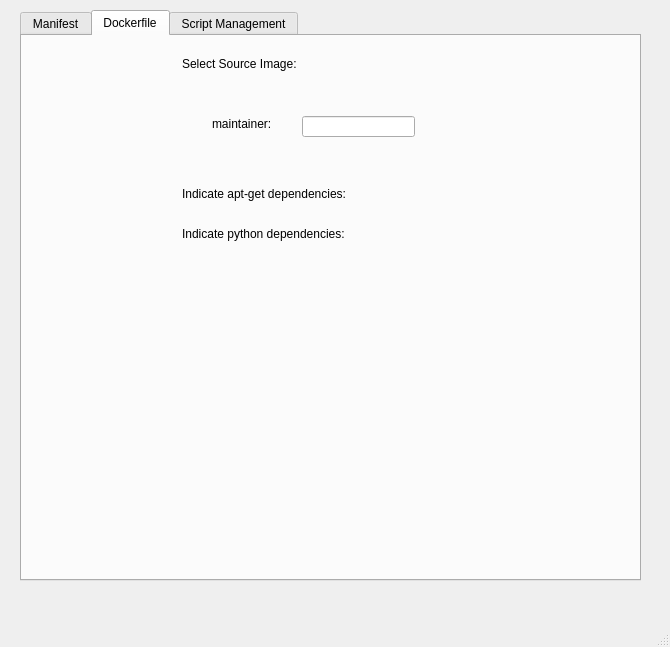
<?xml version="1.0" encoding="UTF-8"?>
<ui version="4.0">
 <class>MainWindow</class>
 <widget class="QMainWindow" name="MainWindow">
  <property name="geometry">
   <rect>
    <x>0</x>
    <y>0</y>
    <width>670</width>
    <height>647</height>
   </rect>
  </property>
  <property name="windowTitle">
   <string>Gear Builder</string>
  </property>
  <widget class="QWidget" name="centralwidget">
   <widget class="QTabWidget" name="tabWidget">
    <property name="geometry">
     <rect>
      <x>20</x>
      <y>10</y>
      <width>621</width>
      <height>571</height>
     </rect>
    </property>
    <property name="currentIndex">
     <number>1</number>
    </property>
    <widget class="QWidget" name="tb_manifest">
     <attribute name="title">
      <string>Manifest</string>
     </attribute>
     <widget class="QPushButton" name="btn_input_delete">
      <property name="geometry">
       <rect>
        <x>230</x>
        <y>340</y>
        <width>61</width>
        <height>32</height>
       </rect>
      </property>
      <property name="text">
       <string>Delete</string>
      </property>
     </widget>
     <widget class="QLabel" name="label_9">
      <property name="geometry">
       <rect>
        <x>80</x>
        <y>320</y>
        <width>60</width>
        <height>16</height>
       </rect>
      </property>
      <property name="text">
       <string>inputs:</string>
      </property>
     </widget>
     <widget class="QPushButton" name="btn_config_edit">
      <property name="geometry">
       <rect>
        <x>180</x>
        <y>420</y>
        <width>51</width>
        <height>32</height>
       </rect>
      </property>
      <property name="text">
       <string>Edit</string>
      </property>
     </widget>
     <widget class="QLineEdit" name="txt_label">
      <property name="geometry">
       <rect>
        <x>70</x>
        <y>90</y>
        <width>113</width>
        <height>21</height>
       </rect>
      </property>
      <property name="text">
       <string>Test Gear</string>
      </property>
     </widget>
     <widget class="QLineEdit" name="txt_name">
      <property name="geometry">
       <rect>
        <x>70</x>
        <y>50</y>
        <width>113</width>
        <height>21</height>
       </rect>
      </property>
      <property name="text">
       <string>test-gear</string>
      </property>
     </widget>
     <widget class="QLabel" name="label">
      <property name="geometry">
       <rect>
        <x>220</x>
        <y>30</y>
        <width>81</width>
        <height>16</height>
       </rect>
      </property>
      <property name="text">
       <string>Description:</string>
      </property>
     </widget>
     <widget class="QLabel" name="lblName">
      <property name="geometry">
       <rect>
        <x>70</x>
        <y>30</y>
        <width>60</width>
        <height>16</height>
       </rect>
      </property>
      <property name="text">
       <string>name:</string>
      </property>
     </widget>
     <widget class="QRadioButton" name="rdo_analysis">
      <property name="geometry">
       <rect>
        <x>320</x>
        <y>200</y>
        <width>100</width>
        <height>20</height>
       </rect>
      </property>
      <property name="text">
       <string>Analysis</string>
      </property>
      <property name="checked">
       <bool>true</bool>
      </property>
     </widget>
     <widget class="QPlainTextEdit" name="txt_description">
      <property name="geometry">
       <rect>
        <x>220</x>
        <y>50</y>
        <width>221</width>
        <height>61</height>
       </rect>
      </property>
      <property name="plainText">
       <string>This is a Test Gear. Use with caution.</string>
      </property>
     </widget>
     <widget class="QLineEdit" name="txt_suite">
      <property name="geometry">
       <rect>
        <x>430</x>
        <y>130</y>
        <width>125</width>
        <height>21</height>
       </rect>
      </property>
      <property name="text">
       <string>One Suite World</string>
      </property>
     </widget>
     <widget class="QWidget" name="layoutWidget">
      <property name="geometry">
       <rect>
        <x>80</x>
        <y>130</y>
        <width>78</width>
        <height>174</height>
       </rect>
      </property>
      <layout class="QFormLayout" name="formLayout">
       <item row="0" column="0">
        <widget class="QLabel" name="label_2">
         <property name="text">
          <string>Author:</string>
         </property>
        </widget>
       </item>
       <item row="1" column="0">
        <widget class="QLabel" name="label_3">
         <property name="text">
          <string>maintainer:</string>
         </property>
        </widget>
       </item>
       <item row="2" column="0">
        <widget class="QLabel" name="label_4">
         <property name="text">
          <string>License:</string>
         </property>
        </widget>
       </item>
       <item row="3" column="0">
        <widget class="QLabel" name="label_5">
         <property name="text">
          <string>url:</string>
         </property>
        </widget>
       </item>
       <item row="4" column="0">
        <widget class="QLabel" name="label_6">
         <property name="text">
          <string>source:</string>
         </property>
        </widget>
       </item>
       <item row="5" column="0">
        <widget class="QLabel" name="label_7">
         <property name="text">
          <string>cite:</string>
         </property>
        </widget>
       </item>
       <item row="6" column="0">
        <widget class="QLabel" name="label_8">
         <property name="text">
          <string>version:</string>
         </property>
        </widget>
       </item>
      </layout>
     </widget>
     <widget class="QPushButton" name="btn_config_add">
      <property name="geometry">
       <rect>
        <x>130</x>
        <y>420</y>
        <width>51</width>
        <height>32</height>
       </rect>
      </property>
      <property name="text">
       <string>Add</string>
      </property>
     </widget>
     <widget class="QPushButton" name="btn_config_delete">
      <property name="geometry">
       <rect>
        <x>230</x>
        <y>420</y>
        <width>61</width>
        <height>32</height>
       </rect>
      </property>
      <property name="text">
       <string>Delete</string>
      </property>
     </widget>
     <widget class="QPushButton" name="btn_input_add">
      <property name="geometry">
       <rect>
        <x>130</x>
        <y>340</y>
        <width>51</width>
        <height>32</height>
       </rect>
      </property>
      <property name="text">
       <string>Add</string>
      </property>
     </widget>
     <widget class="QRadioButton" name="rdo_utility">
      <property name="geometry">
       <rect>
        <x>320</x>
        <y>180</y>
        <width>100</width>
        <height>20</height>
       </rect>
      </property>
      <property name="text">
       <string>Utility</string>
      </property>
     </widget>
     <widget class="QPushButton" name="btn_make_manifest_2">
      <property name="geometry">
       <rect>
        <x>200</x>
        <y>490</y>
        <width>113</width>
        <height>32</height>
       </rect>
      </property>
      <property name="text">
       <string>load manifest</string>
      </property>
     </widget>
     <widget class="QWidget" name="layoutWidget_2">
      <property name="geometry">
       <rect>
        <x>160</x>
        <y>130</y>
        <width>135</width>
        <height>171</height>
       </rect>
      </property>
      <layout class="QFormLayout" name="formLayout_2">
       <item row="0" column="0">
        <widget class="QLineEdit" name="txt_author">
         <property name="text">
          <string>Flywheel</string>
         </property>
        </widget>
       </item>
       <item row="1" column="0">
        <widget class="QLineEdit" name="txt_maintainer">
         <property name="text">
          <string>Flywheel &lt;support@flywheel.io&gt;</string>
         </property>
        </widget>
       </item>
       <item row="2" column="0">
        <widget class="QLineEdit" name="txt_license">
         <property name="text">
          <string>Other</string>
         </property>
        </widget>
       </item>
       <item row="3" column="0">
        <widget class="QLineEdit" name="txt_url">
         <property name="text">
          <string>https://github.com/flywheel-apps/test-gear</string>
         </property>
        </widget>
       </item>
       <item row="4" column="0">
        <widget class="QLineEdit" name="txt_source"/>
       </item>
       <item row="5" column="0">
        <widget class="QLineEdit" name="txt_cite"/>
       </item>
       <item row="6" column="0">
        <widget class="QLineEdit" name="txt_version">
         <property name="text">
          <string>0.0.1</string>
         </property>
        </widget>
       </item>
      </layout>
     </widget>
     <widget class="QPushButton" name="btn_input_edit">
      <property name="geometry">
       <rect>
        <x>180</x>
        <y>340</y>
        <width>51</width>
        <height>32</height>
       </rect>
      </property>
      <property name="text">
       <string>Edit</string>
      </property>
     </widget>
     <widget class="QComboBox" name="cmbo_inputs">
      <property name="geometry">
       <rect>
        <x>130</x>
        <y>320</y>
        <width>171</width>
        <height>26</height>
       </rect>
      </property>
     </widget>
     <widget class="QCheckBox" name="chk_flywheel">
      <property name="geometry">
       <rect>
        <x>320</x>
        <y>130</y>
        <width>111</width>
        <height>20</height>
       </rect>
      </property>
      <property name="text">
       <string>flywheel suite</string>
      </property>
     </widget>
     <widget class="QPushButton" name="btn_make_manifest">
      <property name="geometry">
       <rect>
        <x>90</x>
        <y>490</y>
        <width>113</width>
        <height>32</height>
       </rect>
      </property>
      <property name="text">
       <string>save manifest</string>
      </property>
     </widget>
     <widget class="QComboBox" name="cmbo_config">
      <property name="geometry">
       <rect>
        <x>130</x>
        <y>400</y>
        <width>171</width>
        <height>26</height>
       </rect>
      </property>
     </widget>
     <widget class="QLabel" name="lblLabel">
      <property name="geometry">
       <rect>
        <x>70</x>
        <y>70</y>
        <width>60</width>
        <height>16</height>
       </rect>
      </property>
      <property name="text">
       <string>label:</string>
      </property>
     </widget>
     <widget class="QLabel" name="label_10">
      <property name="geometry">
       <rect>
        <x>80</x>
        <y>400</y>
        <width>60</width>
        <height>16</height>
       </rect>
      </property>
      <property name="text">
       <string>config:</string>
      </property>
     </widget>
    </widget>
    <widget class="QWidget" name="tb_dockerfile">
     <attribute name="title">
      <string>Dockerfile</string>
     </attribute>
     <widget class="QLabel" name="label_11">
      <property name="geometry">
       <rect>
        <x>160</x>
        <y>20</y>
        <width>181</width>
        <height>16</height>
       </rect>
      </property>
      <property name="text">
       <string>Select Source Image:</string>
      </property>
     </widget>
     <widget class="QLabel" name="label_12">
      <property name="geometry">
       <rect>
        <x>160</x>
        <y>150</y>
        <width>201</width>
        <height>16</height>
       </rect>
      </property>
      <property name="text">
       <string>Indicate apt-get dependencies:</string>
      </property>
     </widget>
     <widget class="QLabel" name="label_13">
      <property name="geometry">
       <rect>
        <x>160</x>
        <y>190</y>
        <width>201</width>
        <height>16</height>
       </rect>
      </property>
      <property name="text">
       <string>Indicate python dependencies:</string>
      </property>
     </widget>
     <widget class="QLineEdit" name="txt_maintainer_2">
      <property name="geometry">
       <rect>
        <x>280</x>
        <y>80</y>
        <width>113</width>
        <height>21</height>
       </rect>
      </property>
     </widget>
     <widget class="QLabel" name="label_15">
      <property name="geometry">
       <rect>
        <x>190</x>
        <y>80</y>
        <width>81</width>
        <height>16</height>
       </rect>
      </property>
      <property name="text">
       <string>maintainer:</string>
      </property>
     </widget>
    </widget>
    <widget class="QWidget" name="scripts">
     <attribute name="title">
      <string>Script Management</string>
     </attribute>
     <widget class="QLabel" name="label_14">
      <property name="geometry">
       <rect>
        <x>40</x>
        <y>20</y>
        <width>451</width>
        <height>391</height>
       </rect>
      </property>
      <property name="text">
       <string>Provide the base run.py and utils package.
Creating build/validate/execute functional modules around specific command-line programs.
Add a command-line &quot;switch-detector&quot; to populate the manifest config with values to loop through.
Provide a library of code-blocks that facilitate certain functionality
module-based log reporting
bids functionality
verbose config validation against manifest
compress working directory to a file in output
notify on pep8 violations(??)</string>
      </property>
     </widget>
    </widget>
   </widget>
  </widget>
  <widget class="QMenuBar" name="menubar">
   <property name="geometry">
    <rect>
     <x>0</x>
     <y>0</y>
     <width>670</width>
     <height>22</height>
    </rect>
   </property>
  </widget>
  <widget class="QStatusBar" name="statusbar"/>
 </widget>
 <resources/>
 <connections/>
</ui>
